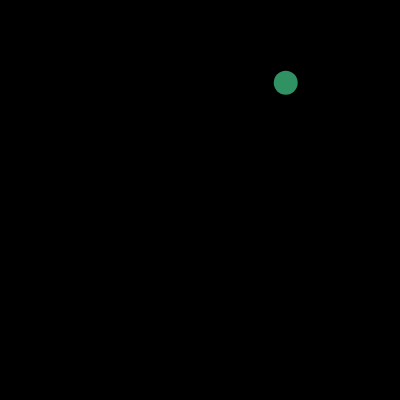
Frame 1 (no input)
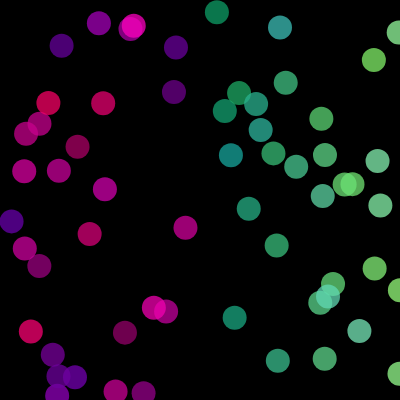
Frame 60 (no input)
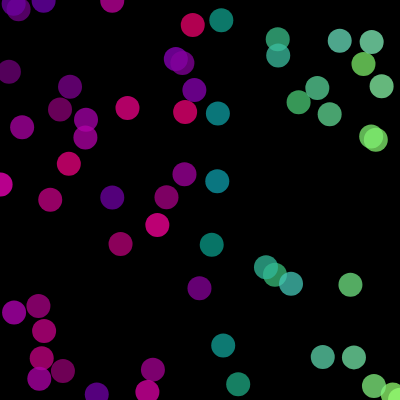
Frame 120 (the mouse pressed at the canvas centre since frame 60)

The p5.js sketch that drew these frames (run headless with seeded random() and noise() and a simulated clock; from frame 60 on, the mouse is pressed at the canvas centre):

// p5.js sketch
// ── sketch.js
// TODO: have spots move when mouse hovers, and go back when it moves away
// have a gradient of blue or orange

var spot = {
  x: 100,
  y: 50
};

var col = {
  r: 150,
  g: 200,
  b: 0
};

function setup() {
  createCanvas(400, 400);
  background(0);
}

function draw() {
  spot.x = random(0, width);
  spot.y = random(0, height);
  col.r = random(100, 255);
  col.g = 0;
  col.b = random(100, 190);

  if (spot.x > width/2) {
    col.r = map(spot.x, width/2, width, 0, 150);
    col.g = map(spot.x, width/2, width, 150, 255);
    // ellipse(spot.x, spot.y, 24, 24);
    // fill(col.r, col.g, col.b, 190);
  }
  
   noStroke();
  fill(col.r, col.g, col.b, 190);
  ellipse(spot.x, spot.y, 24, 24);
}

function mousePressed() {
 background (0); 
}
